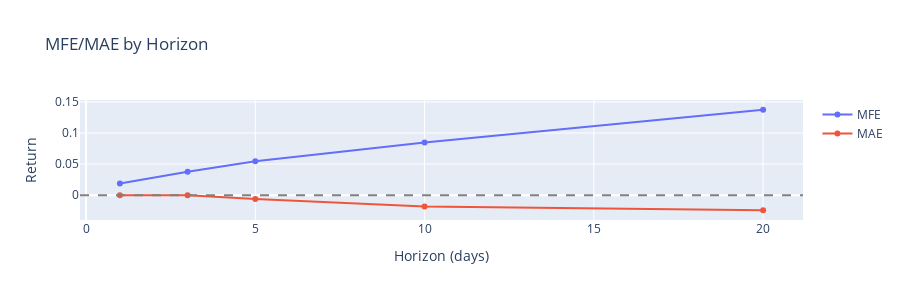

The code cell stored with this chart in its notebook:
### Code cell
# === 7E: Plotly Evidence Panels ===

if 'ev_outcomes' in globals() and not ev_outcomes.empty:
    print("\n--- Generating Evidence Panels ---")
    
    # Panel 1: Net-R histogram with medians per horizon
    fig1 = make_subplots(
        rows=1, cols=len(HORIZONS),
        subplot_titles=[f'H={H}d' for H in HORIZONS],
        horizontal_spacing=0.1
    )
    
    for idx, H in enumerate(HORIZONS, 1):
        if H in ev_outcomes['H'].values and 'r_net' in ev_outcomes.columns:
            vals = ev_outcomes.loc[ev_outcomes['H'] == H, 'r_net'].dropna().values
            if len(vals) > 0:
                median = np.median(vals)
                fig1.add_trace(
                    go.Histogram(x=vals, nbinsx=15, name=f'H={H}d', showlegend=False),
                    row=1, col=idx
                )
                fig1.add_vline(x=median, line_dash="dash", line_color="red", row=1, col=idx)
    
    fig1.update_layout(title="Net Returns Distribution by Horizon", height=400)
    fig1.show()
    
    # Panel 2: MFE/MAE sparkline
    if 'mfe' in ev_outcomes.columns and 'mae' in ev_outcomes.columns:
        mfe_mae_data = []
        for H in HORIZONS:
            if H in ev_outcomes['H'].values:
                h_data = ev_outcomes[ev_outcomes['H'] == H]
                mfe_mae_data.append({
                    'H': H,
                    'MFE_median': np.median(h_data['mfe']),
                    'MAE_median': np.median(h_data['mae'])
                })
        
        if mfe_mae_data:
            mfe_mae_df = pd.DataFrame(mfe_mae_data)
            fig2 = go.Figure()
            fig2.add_trace(go.Scatter(x=mfe_mae_df['H'], y=mfe_mae_df['MFE_median'], name='MFE', mode='lines+markers'))
            fig2.add_trace(go.Scatter(x=mfe_mae_df['H'], y=mfe_mae_df['MAE_median'], name='MAE', mode='lines+markers'))
            fig2.add_hline(y=0, line_dash="dash", line_color="gray")
            fig2.update_layout(title="MFE/MAE by Horizon", xaxis_title="Horizon (days)", yaxis_title="Return", height=300)
            fig2.show()
    
    # Save panels
    artifacts_dir = Path("artifacts")
    artifacts_dir.mkdir(exist_ok=True)
    fig1.write_html(str(artifacts_dir / "evidence_panels.html"))
    print("✅ Evidence panels saved to artifacts/")
else:
    print("\nSkipping evidence panels (no forward outcomes)")

### Figure 1 — Plotly figure (JSON) as saved in the notebook; plotly's stock layout.template omitted (floating-point values rounded to 4 significant figures)
{"data": [{"mode": "lines+markers", "name": "MFE", "type": "scatter", "x": [1, 3, 5, 10, 20], "y": [0.0187, 0.03779, 0.05474, 0.08488, 0.1375]}, {"mode": "lines+markers", "name": "MAE", "type": "scatter", "x": [1, 3, 5, 10, 20], "y": [0.0, 0.0, -0.006088, -0.01817, -0.02431]}], "layout": {"height": 300, "shapes": [{"line": {"color": "gray", "dash": "dash"}, "type": "line", "x0": 0, "x1": 1, "xref": "x domain", "y0": 0, "y1": 0, "yref": "y"}], "title": {"text": "MFE/MAE by Horizon"}, "xaxis": {"title": {"text": "Horizon (days)"}}, "yaxis": {"title": {"text": "Return"}}}}
